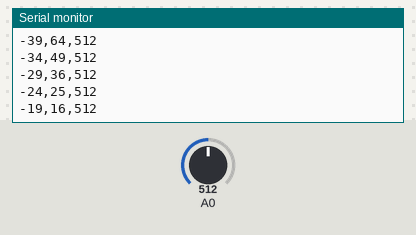
This sketch was run on a simulated Arduino Uno, built with avr-gcc and run on an emulated ATmega328P. On the bench: the last lines printed to the serial monitor. The inputs (shaded band) are chosen by the test bench; at power-on: A0 = 512.

Above: at 1.2 s.
1.3 s: A0 set to 716
At 1.9 s:
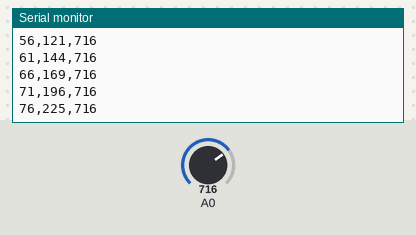
4.3 s: A0 set to 900
At 5.1 s:
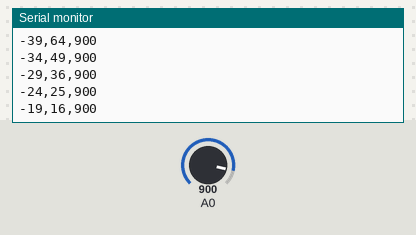
Timing chart, 0 to 7.3 s (numbered marks = the images above; inputs shaded):
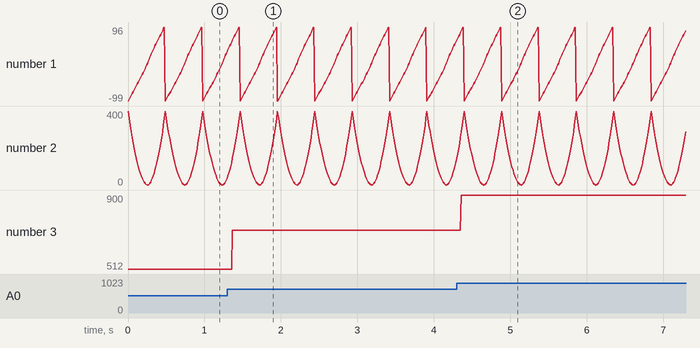

Measured:
- after the input at 1.3 s, the serial monitor: prints a new line after 0.07 s (image 1)
- after the input at 4.3 s, the serial monitor: prints a new line after 0.06 s (image 2)
- plotted number 3: 512 → 716 after the input at 1.3 s, 716 → 900 after the input at 4.3 s

The sketch:

Ejercicio03-Serial_Plotter.ino
```cpp
/*
Serial Plotter Example
*/

int x = -20;

void setup() {
   Serial.begin(9600);
}

void loop() {
    Serial.print(5*x+1);
    Serial.print(",");
    Serial.print(x*x);
    Serial.print(",");
    Serial.println(analogRead(A0));
    x++;
    delay(5);
    if (x == 20) x = -20;
}
```
